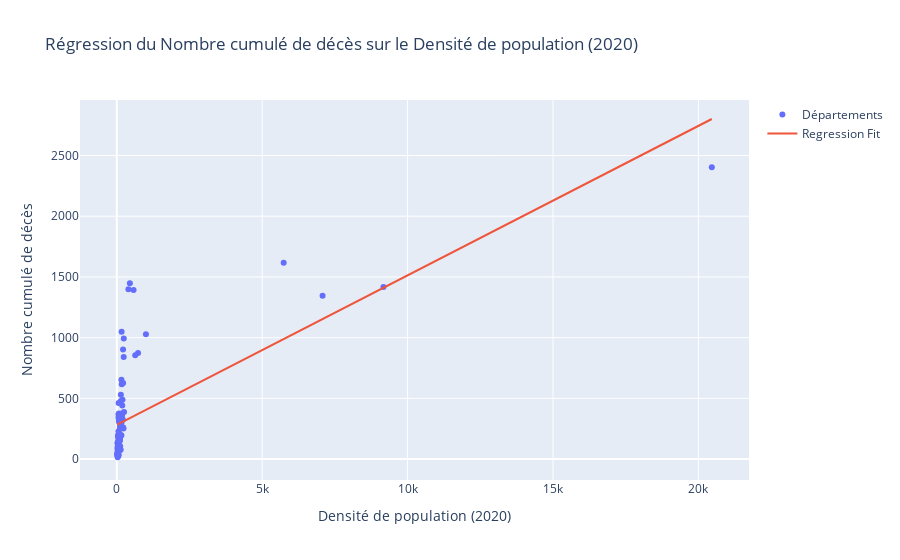

Write notebook code for a chart like this one.
### Markdown cell above
#### Nombre cumulé de décès de la COVID-19 et densité de population

### Code cell
trace_reg2('Nombre cumulé de décès', 'Densité de population (2020)')
